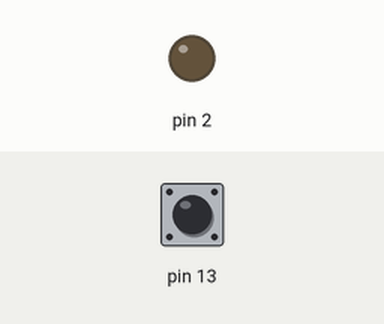
Recording of a sketch running on a simulated Arduino Uno, built with avr-gcc and run on an emulated ATmega328P. Shown: output pins drawn as LEDs (lit = HIGH). Dashed ring = blinking. The inputs (shaded band) are chosen by the test bench; at power-on: pin 13 LOW.

Above: at 1.2 s.
1.3 s: pin 13 pulsed HIGH 5 times (0.12 s each, 0.3 s apart)
At 1.6 s:
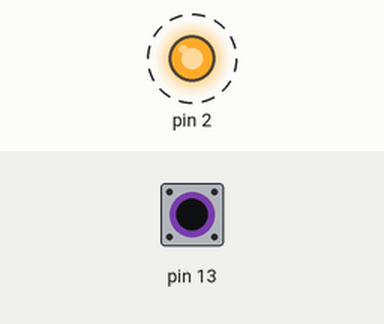
At 3.3 s:
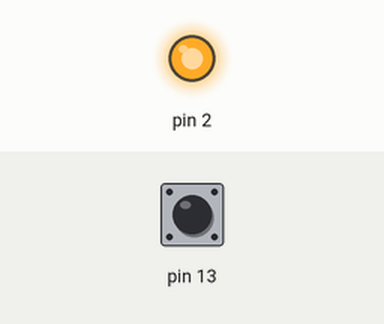
Timing chart, 0 to 4.8 s (numbered marks = the images above; inputs shaded):
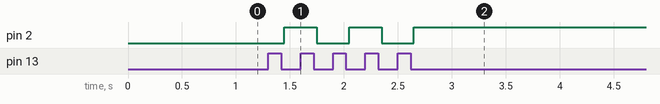

The sketch:

BtnLedMatinyala.ino
```cpp
int count = 0;
void setup() {
  // put your setup code here, to run once:
  pinMode(13, INPUT);
  pinMode(2, OUTPUT);
}

void loop() {
  // put your main code here, to run repeatedly:
  int btn = digitalRead(13);
  if(btn == HIGH){
    count++;
    while(digitalRead(13) == HIGH){
      delay(50);
    }
  }

  if(count == 1){
    digitalWrite(2, 1);
  }else{
    digitalWrite(2, 0);
    count = 0;
  }
}
```

Measured:
- after the input at 1.3 s, pin 2: alternates HIGH for 0.30 s and LOW for 0.30 s, 5 changes in all, then stays HIGH, starting after 0.15 s
